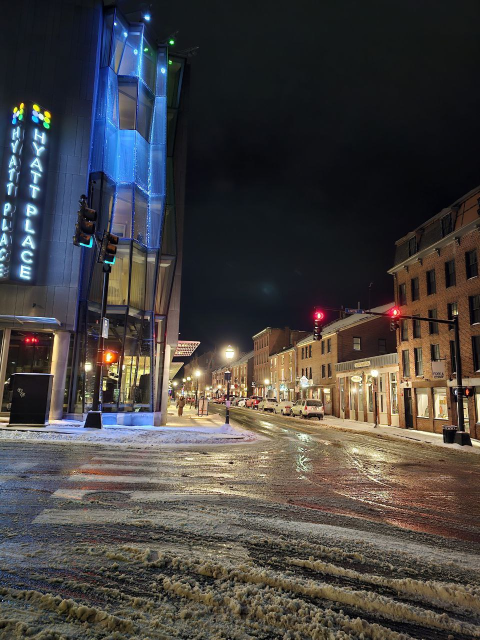
#> input picture assignments/dataset/images/night_street.jpg, 960 x 1280 px (shown at 1/2 size)
$ python -i main.py   (imports and definitions only)
#> lines starting #> are read from the running program, lines starting #| are printed output that depends on the picture; after the words box and inside, x2 and y2 are one past the last pixel; in counts of white or black regions, pixels touching at a corner belong together
### assignments/src/core/path_utils.py
import os

def get_image_path(image_file: str) -> str:
    """
    Get the full path of the image in the dataset/images directory.
    Args:
        image_file (str): The name of the image file including the extension.
    Returns:
        str: The full path of the image file.
    Raises:
        FileNotFoundError: If the image file is not found.
    """
    image_path = os.path.realpath(os.path.join(os.path.dirname(__file__), "../../dataset/images", image_file))

    if not os.path.exists(image_path):
        raise FileNotFoundError(f"Image not found: {image_file}")

    return image_path

### assignments/src/lab5/main.py
# Author: Sukhrob Ilyosbekov
# Date: 10/14/2024

import cv2
import numpy as np
import matplotlib.pyplot as plt
from matplotlib.axes import Axes
from core import get_image_path

def main() -> None:
    """
    Convert a regular image to a night vision image.
    """

    # Get the image path from the dataset/images directory and load the image
    img_path = get_image_path("night_street.jpg")
    img = cv2.imread(img_path)
#> img is the input picture: shape (1280, 960, 3); mean B, G, R 65.6, 66.8, 70.3

    # Convert the image to grayscale
    grayed = cv2.cvtColor(img, cv2.COLOR_BGR2GRAY)
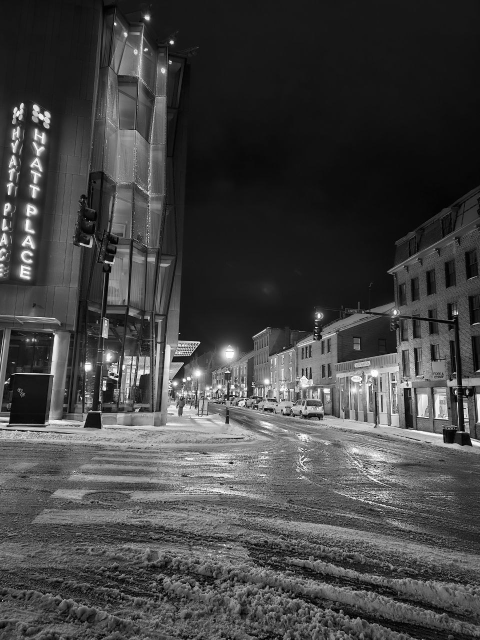
#> grayed: shape (1280, 960) (shown at 1/2 size); min 0, max 255, mean 67.7

    # Apply Gaussian blur to reduce noise
    # This simulates the smoothing effect of night vision devices
    blurred = cv2.GaussianBlur(grayed, (5, 5), 0)

    # Enhance contrast using CLAHE (Contrast Limited Adaptive Histogram Equalization)
    # This improves the visibility of important elements in low-light conditions
    clahe = cv2.createCLAHE(clipLimit=2.0, tileGridSize=(8,8))
    enhanced = clahe.apply(blurred)

    # Apply edge detection using the Canny algorithm
    edges_canny = cv2.Canny(blurred, 50, 150)
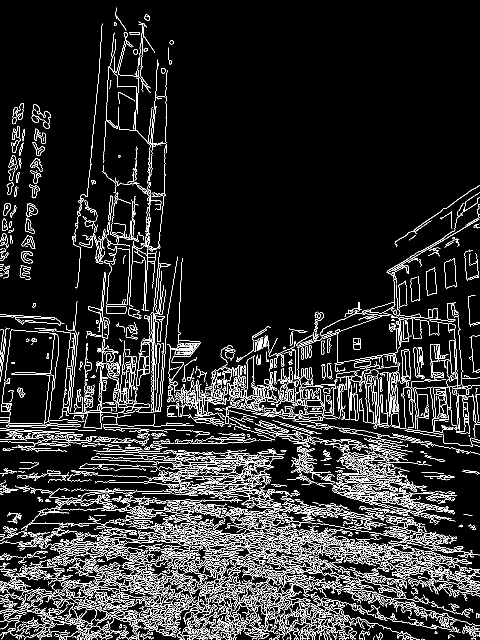
#> edges_canny: shape (1280, 960) (shown at 1/2 size); 10.3% white in thin lines or dots

    # Invert the edges image
    # So that edges are white on a black background
    edges = cv2.bitwise_not(edges_canny)
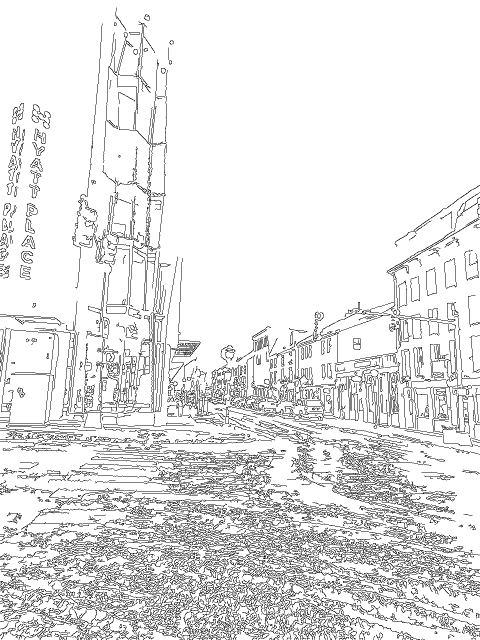
#> edges: shape (1280, 960) (shown at 1/2 size); 89.7% white; black in thin lines or dots

    # Blend the enhanced image and the inverted edges to highlight important features
    # This ensures that edges (important elements) are bright in the final image
    blended = cv2.bitwise_and(enhanced, edges)
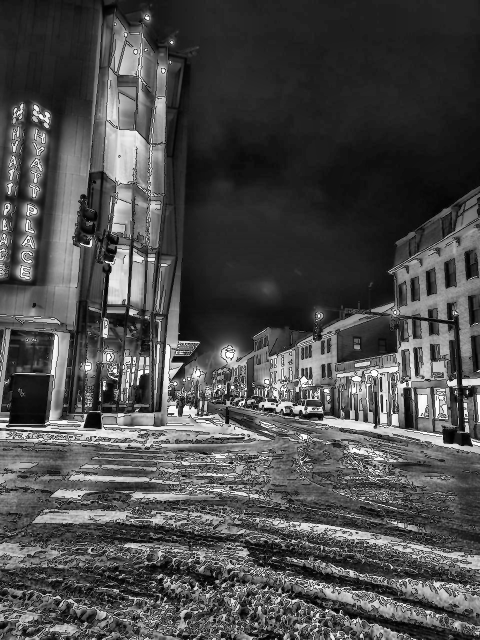
#> blended: shape (1280, 960) (shown at 1/2 size); min 0, max 255, mean 75.3

    # Apply a color map to simulate the green hue of night vision devices
    # COLORMAP_BONE, COLORMAP_OCEAN, COLORMAP_SUMMER can give greenish tones
    # colored = cv2.applyColorMap(blended, cv2.COLORMAP_OCEAN)

    # Create a green-tinted image by mapping the intensity to the green channel
    zeros = np.zeros_like(blended)
    green_tinted = cv2.merge([zeros, blended, zeros])
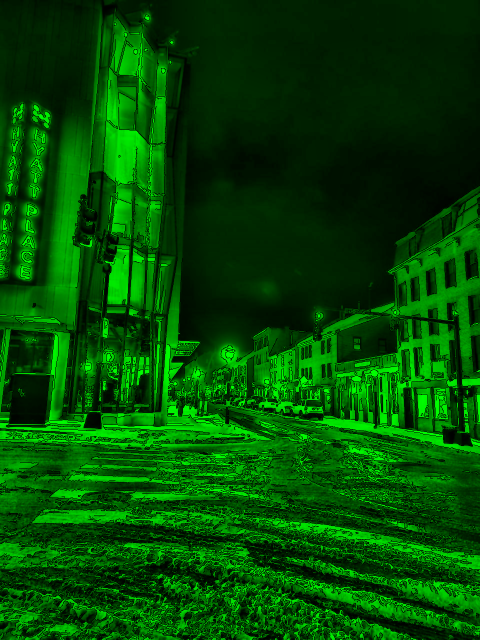
#> green_tinted: shape (1280, 960, 3) (shown at 1/2 size); mean of channels 0, 1, 2 0, 75.3, 0; drawn as B, G, R

    # Adjust brightness and contrast
    # Alpha controls contrast (1.0-3.0), beta controls brightness (0-100)
    adjusted = cv2.convertScaleAbs(green_tinted, alpha=1.5, beta=10)
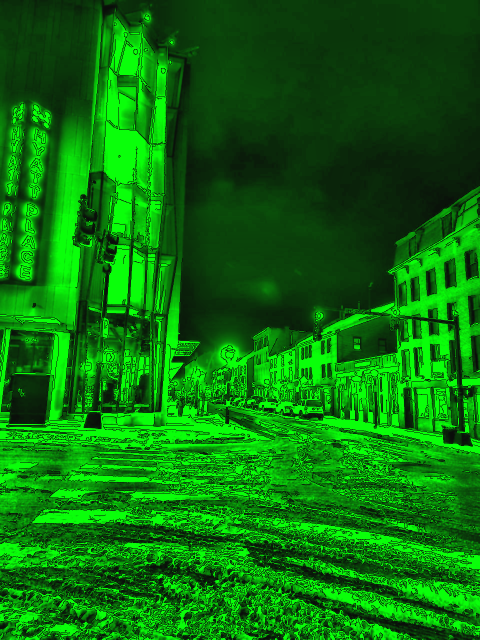
#> adjusted: shape (1280, 960, 3) (shown at 1/2 size); mean of channels 0, 1, 2 10, 115.3, 10; drawn as B, G, R

    display_images(img, edges_canny, adjusted)


def display_images(org_img: np.ndarray, edges: np.ndarray, night: np.ndarray) -> None:
    """
    Display the original, edges, and night vision images in a 1x3 grid.
    Args:
        org_img (np.ndarray): The original image.
        edges (np.ndarray): The edges image.
        night (np.ndarray): The filtered image.
    """

    # Display the images in a 1x3 grid
    _, axes = plt.subplots(1, 3, figsize=(12, 6))
    axes: list[Axes] # Type hint for axes

    axes[0].imshow(cv2.cvtColor(org_img, cv2.COLOR_BGR2RGBA))
    axes[0].set_title("Original Image")
    axes[0].axis("off")

    axes[1].imshow(edges, cmap="gray")
    axes[1].set_title("Edges Image")
    axes[1].axis("off")

    axes[2].imshow(cv2.cvtColor(night, cv2.COLOR_BGR2RGBA))
    axes[2].set_title("Night Vision Image")
    axes[2].axis("off")

    plt.tight_layout()
    plt.show()
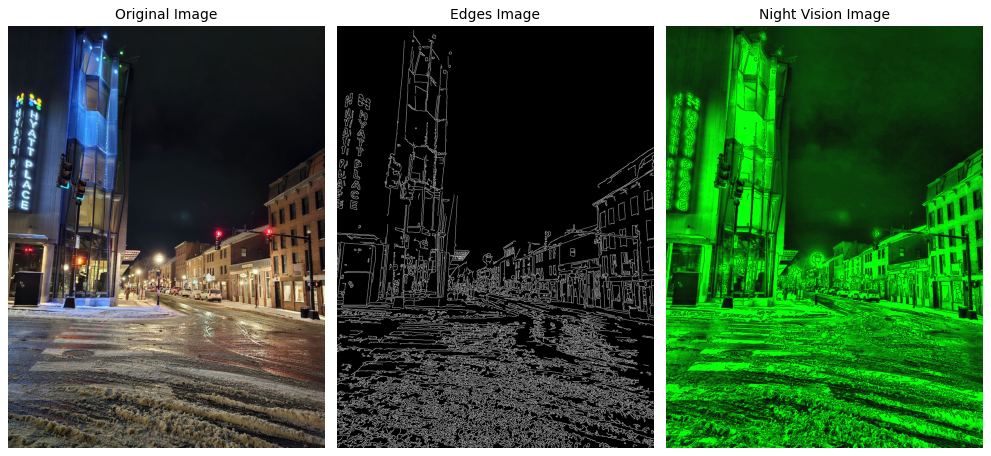
#> figure drawn by matplotlib, 3 panels

>>> result = main()
